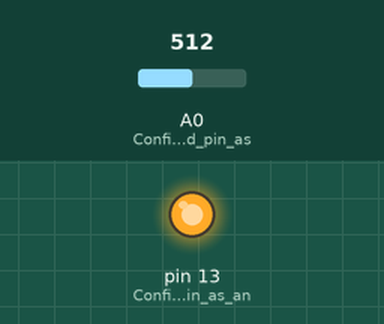
Bench run of a sketch on a simulated Arduino Uno, built with avr-gcc and run on an emulated ATmega328P. Shown: output pins drawn as LEDs (lit = HIGH). The test bench sets the inputs (shaded band); at power-on: A0 (Configures_defined_pin_as) = 512.

Above: at 1.2 s.
1.3 s: A0 (Configures_defined_pin_as) set to 107
2.8 s: A0 (Configures_defined_pin_as) set to 94
At 3.7 s:
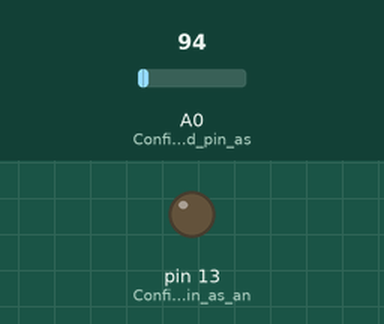
4.3 s: A0 (Configures_defined_pin_as) set to 110
At 4.8 s:
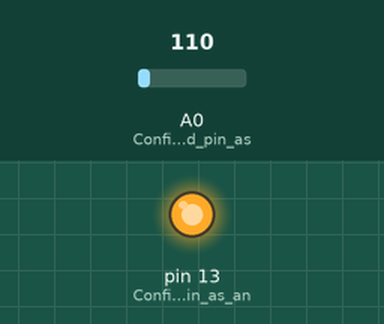
5.8 s: A0 (Configures_defined_pin_as) set to 90
At 7.2 s:
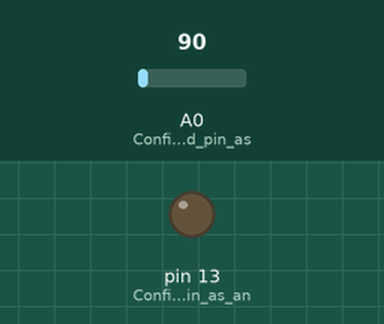
Timing chart, 0 to 8.3 s (numbered marks = the images above; inputs shaded):
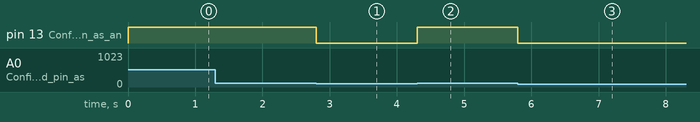

The sketch:

c_code.ino
```cpp
// Initialise the program settings and configurations
void setup() {
   pinMode(A0, INPUT); // Configures defined pin as an input
   pinMode(13, OUTPUT);  // Configures led pin as an output

}

// The void loop function runs over and over again forever.
void loop() {
  if (((double)analogRead(A0) > 100)) {
    digitalWrite(13, HIGH); // Set defined pin to HIGH (turn it on).
  } else {
    digitalWrite(13, LOW); // Set defined pin to LOW (turn it off).
  }
}
```

Measured:
- the behaviour switches between 101 and 100 on A0 (Configures_defined_pin_as) (found by bisection; images 0 and 1)
- after the input at 1.3 s, every drawn part: stays the same
- after the input at 2.8 s, pin 13 (Configures_led_pin_as_an): HIGH → LOW at once
- after the input at 4.3 s, pin 13 (Configures_led_pin_as_an): LOW → HIGH at once
- after the input at 5.8 s, pin 13 (Configures_led_pin_as_an): HIGH → LOW at once
